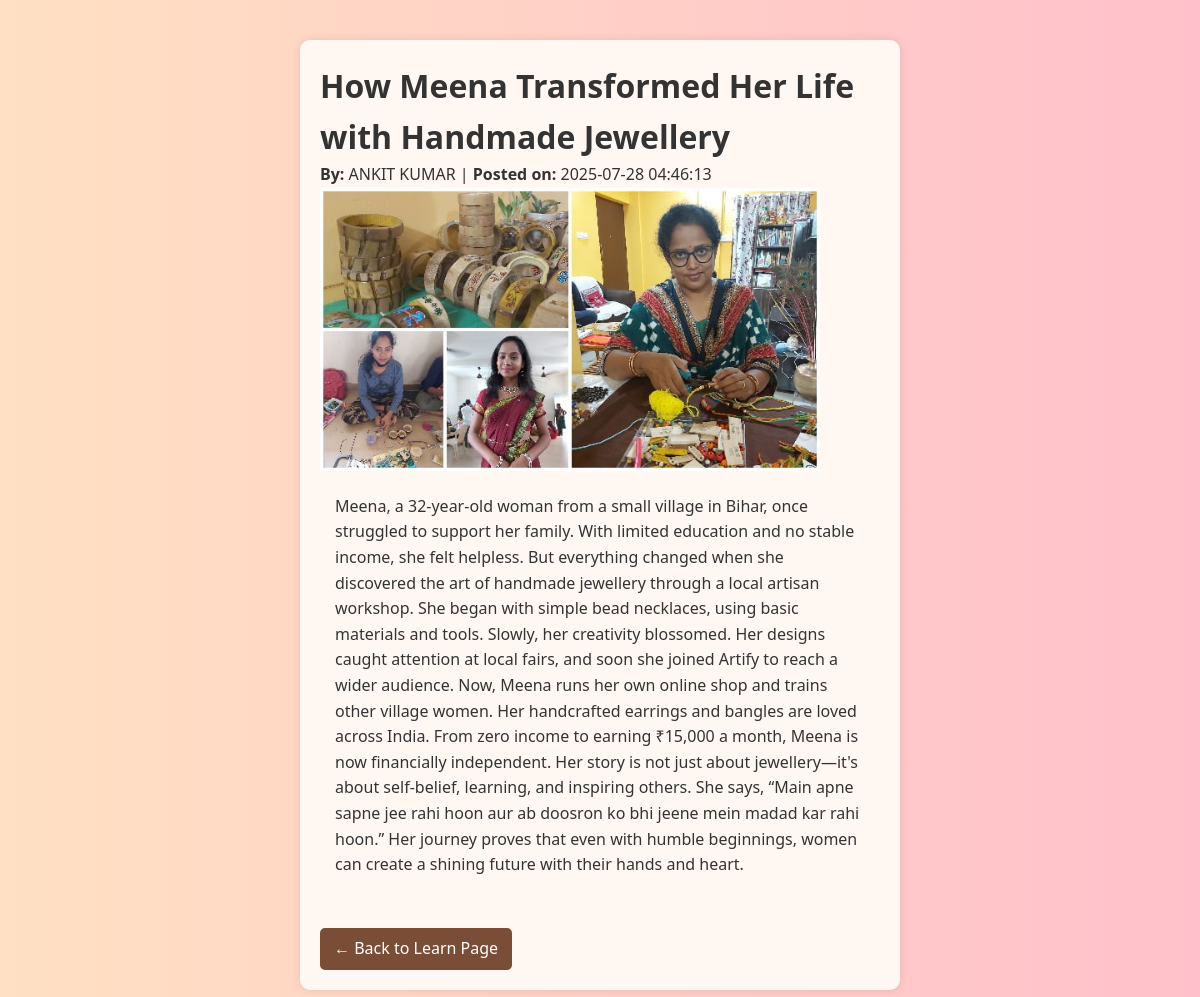
Page /blog/2 on the committed database.
### tables this page shows
CREATE TABLE blogs (
    id INTEGER PRIMARY KEY AUTOINCREMENT,
    user_id INTEGER,
    title TEXT NOT NULL,
    content TEXT NOT NULL,
    image TEXT,
    timestamp DATETIME DEFAULT CURRENT_TIMESTAMP,
    FOREIGN KEY (user_id) REFERENCES users(id)
);

CREATE TABLE users (
    id INTEGER PRIMARY KEY AUTOINCREMENT,
    role TEXT NOT NULL,
    name TEXT NOT NULL,
    email TEXT UNIQUE NOT NULL,
    password TEXT NOT NULL
, mobile TEXT, address TEXT);

### app.py (the view)
@app.route('/blog/<int:blog_id>')
def blog_detail(blog_id):
    conn = get_db_connection()
    blog = conn.execute('''
        SELECT b.*, u.name
        FROM blogs b
        JOIN users u ON b.user_id = u.id
        WHERE b.id = ?
    ''', (blog_id,)).fetchone()
    conn.close()
    if blog is None:
        return "Blog not found", 404
    return render_template('blog_detail.html', blog=blog)

### app.py (called while the page is built)
def get_db_connection():
    conn = sqlite3.connect('artify.db')
    conn.row_factory = sqlite3.Row
    return conn

### templates/blog_detail.html (shortened to what this page needs)
<!DOCTYPE html>
<html lang="en">
<head>
  <link rel="stylesheet" href="{{ url_for('static', filename='css/style.css') }}">
</head>
<body>
  <div class="container">
    <h1>{{ blog.title }}</h1>
    <p><strong>By:</strong> {{ blog.name }} | <strong>Posted on:</strong> {{ blog.timestamp }}</p>
    {% if blog.image %}
      <img src="{{ url_for('static', filename='images/' ~ blog.image) }}" alt="{{ blog.title }}" style="max-width: 500px;">
    {% endif %}
    <div class="blog-content">
      <p>{{ blog.content }}</p>
    </div>
    <br>
    <a href="/learn" class="btn">← Back to Learn Page</a>
  </div>
</body>
</html>

### static/css/style.css (style rules this page uses)
body { margin: 0; font-family: 'Segoe UI', sans-serif; background-color: #fef9f4; color: #333; }
.blog-content { padding: 15px; }
* { margin: 0; padding: 0; box-sizing: border-box; }
body { font-family: 'Segoe UI', sans-serif; background-color: #f5f1ec; color: #333; line-height: 1.6; }
.btn { display: inline-block; background-color: #7a4e36; color: white; padding: 8px 14px; border-radius: 5px; text-decoration: none; margin-top: 10px; }
body { font-family: 'Segoe UI', sans-serif; background-color: #f8f2ec; margin: 0; padding: 0; }
body { font-family: 'Segoe UI', sans-serif; background: linear-gradient(to right, #ffe0c3, #ffc0cb); color: #333; }
.container { max-width: 600px; margin: 40px auto; padding: 20px; background-color: #fff8f2; border-radius: 10px; box-shadow: 0 0 10px rgba(0,0,0,0.1); }

### rows in the picture
blogs: title "How Meena Transformed Her Life with Handmade Jewellery", timestamp "2025-07-28 04:46:13", image (picture), content "Meena, a 32-year-old woman from a small village in Bihar, once struggled to support her family. With limited education and no stable income, she felt helpless. But everything changed when she discovered the art of handmade jewellery through a local artisan workshop. She began with simple bead necklaces, using basic materials and tools. Slowly, her creativity blossomed. Her designs caught attention at local fairs, and soon she joined Artify to reach a wider audience. Now, Meena runs her own online shop and trains other village women. Her handcrafted earrings and bangles are loved across India. From zero income to earning ₹15,000 a month, Meena is now financially independent. Her story is not…"
users: name "ANKIT KUMAR"
